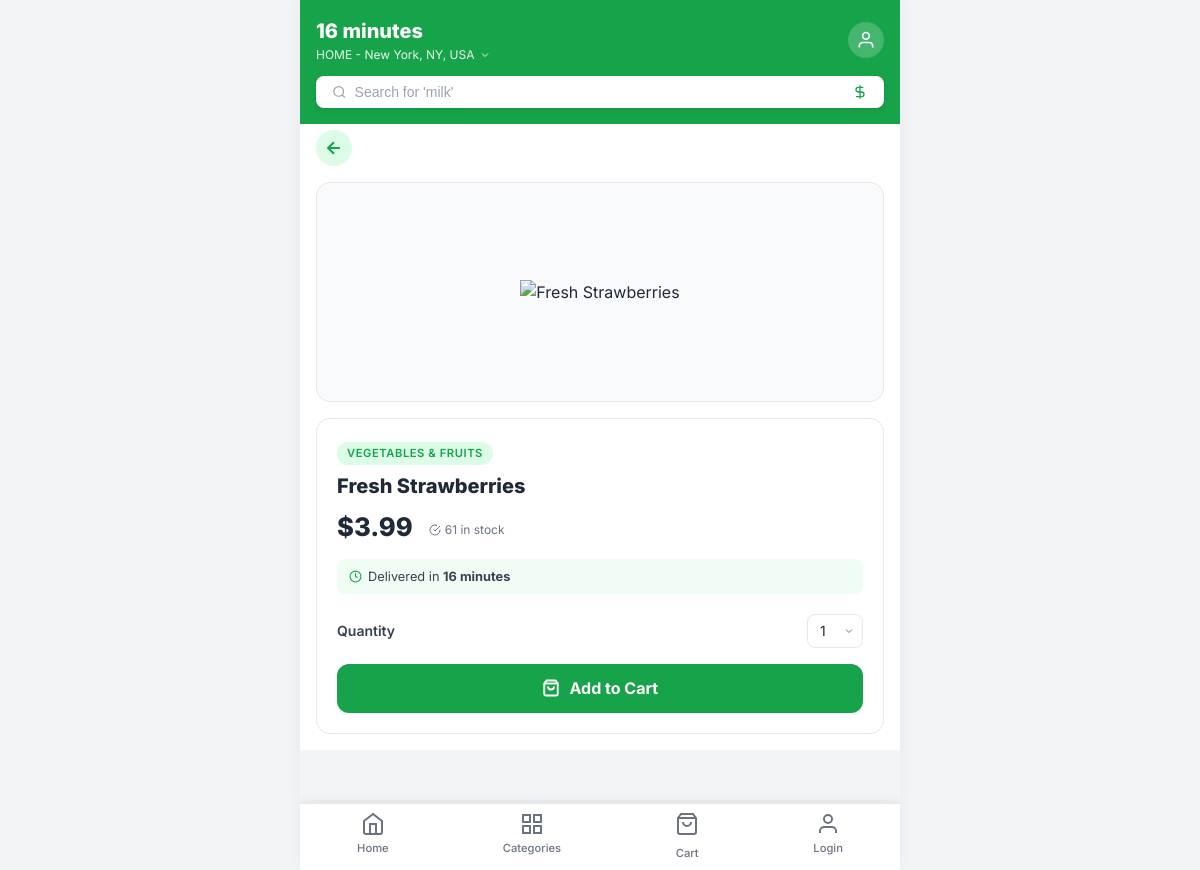
Screenshot of /1144/ with the database file from the repository.
### products/models.py (models this page shows, shortened)
class Product(models.Model):
    name = models.CharField(max_length=255)
    price = models.FloatField()
    stock = models.IntegerField()
    image_url = models.CharField(max_length=2083)
    category = models.CharField(max_length=50, choices=CATEGORY_CHOICES, default='dairy-bread')

### products/views.py (the view)
# urls.py: path('<int:id>/', views.product_detail, name='product_detail'),
def product_detail(request, id):
    product = Product.objects.get(id=id)
    return render(request, 'product_detail.html', {'product': product})

### cart/cart.py (called while the page is built)
    def __len__(self):
        return sum(item['quantity'] for item in self.cart.values())

### cart/context_processors.py (called while the page is built)
def cart(request):
    return {'cart': Cart(request)}

### products/templates/product_detail.html (shortened to what this page needs)
{% extends 'base.html' %}
{% load static %}
{% block content %}
<div class="pd-page">
  <a href="javascript:history.back()" class="back-btn" style="margin-bottom: 1rem; display: inline-flex;">
    <svg width="20" height="20" viewBox="0 0 24 24" fill="none" stroke="currentColor" stroke-width="2.5">
      <path d="M19 12H5M12 5l-7 7 7 7"/>
    </svg>
  </a>
  <div class="pd-image-box">
    <img src="{{ product.image_url }}" alt="{{ product.name }}" class="pd-image">
  </div>
  <div class="pd-info-card">
    <div class="pd-category-badge">{{ product.get_category_display }}</div>
    <h1 class="pd-name">{{ product.name }}</h1>
    <div class="pd-meta-row">
      <span class="pd-price">${{ product.price }}</span>
      <span class="pd-stock">
        <svg width="12" height="12" viewBox="0 0 24 24" fill="none" stroke="currentColor" stroke-width="2"><path d="M22 11.08V12a10 10 0 1 1-5.93-9.14"/><polyline points="22 4 12 14.01 9 11.01"/></svg>
        {{ product.stock }} in stock
      </span>
    </div>
    <div class="pd-delivery-row">
      <svg width="13" height="13" viewBox="0 0 24 24" fill="none" stroke="#16a34a" stroke-width="2"><circle cx="12" cy="12" r="10"/><polyline points="12 6 12 12 16 14"/></svg>
      <span>Delivered in <strong>16 minutes</strong></span>
    </div>
    <form action="{% url 'cart:cart_add' product.id %}" method="post" class="pd-form">
      <div class="pd-qty-row">
        <label for="quantity" class="pd-qty-label">Quantity</label>
        <div class="pd-qty-select-wrap">
          <select name="quantity" id="quantity" class="pd-qty-select">
            {% for i in "12345"|make_list %}
              <option value="{{ i }}">{{ i }}</option>
            {% endfor %}
          </select>
        </div>
      </div>
      <button type="submit" class="pd-add-btn">
        <svg width="18" height="18" viewBox="0 0 24 24" fill="none" stroke="currentColor" stroke-width="2.5"><path d="M6 2L3 6v14a2 2 0 0 0 2 2h14a2 2 0 0 0 2-2V6l-3-4z"/><line x1="3" y1="6" x2="21" y2="6"/><path d="M16 10a4 4 0 0 1-8 0"/></svg>
        Add to Cart
      </button>
    </form>
  </div>
</div>
{% endblock %}

### static/css/styles.css (style rules this page uses)
:root { --primary: #16a34a; --primary-hover: #15803d; --primary-light: #dcfce7; --bg: #f3f4f6; --surface: #ffffff; --text: #1f2937; --text-muted: #6b7280; --border: #e5e7eb; --danger: #ef4444; --success: #10b981; --warning: #f59e0b; }
* { box-sizing: border-box; margin: 0; padding: 0; }
body { font-family: 'Inter', system-ui, -apple-system, sans-serif; background-color: var(--bg); color: var(--text); line-height: 1.5; -webkit-font-smoothing: antialiased; padding-bottom: 70px; }
a { text-decoration: none; color: inherit; }
.back-btn { width: 36px; height: 36px; display: flex; align-items: center; justify-content: center; border-radius: 50%; background: var(--primary-light); color: var(--primary); flex-shrink: 0; transition: background 0.15s; }

### products/templates/product_detail.html (style rules this page uses)
.pd-page { padding: 0; }
.pd-image-box { width: 100%; height: 220px; display: flex; align-items: center; justify-content: center; background: #f9fafb; border-radius: 14px; margin-bottom: 1rem; overflow: hidden; border: 1px solid #e5e7eb; }
.pd-image { max-height: 100%; max-width: 100%; width: auto; height: auto; object-fit: contain; }
.pd-info-card { background: white; border: 1px solid #e5e7eb; border-radius: 14px; padding: 1.25rem; }
.pd-category-badge { display: inline-block; background: #dcfce7; color: #16a34a; font-size: 0.7rem; font-weight: 600; padding: 3px 10px; border-radius: 20px; margin-bottom: 0.5rem; text-transform: uppercase; letter-spacing: 0.05em; }
.pd-name { font-size: 1.25rem; font-weight: 800; color: #1f2937; margin-bottom: 0.6rem; line-height: 1.3; }
.pd-meta-row { display: flex; align-items: baseline; gap: 1rem; margin-bottom: 0.75rem; }
.pd-price { font-size: 1.6rem; font-weight: 800; color: #1f2937; }
.pd-stock { font-size: 0.75rem; color: #6b7280; display: flex; align-items: center; gap: 4px; }
.pd-delivery-row { font-size: 0.8rem; color: #374151; display: flex; align-items: center; gap: 6px; background: #f0fdf4; border-radius: 8px; padding: 0.5rem 0.75rem; margin-bottom: 1.25rem; }
.pd-form { display: flex; flex-direction: column; gap: 1rem; }
.pd-qty-row { display: flex; align-items: center; justify-content: space-between; }
.pd-qty-label { font-size: 0.875rem; font-weight: 600; color: #374151; }
.pd-qty-select-wrap { position: relative; display: flex; align-items: center; }
.pd-qty-select { appearance: none; border: 1.5px solid #e5e7eb; border-radius: 8px; padding: 0.4rem 2rem 0.4rem 0.75rem; font-size: 0.875rem; font-family: inherit; color: #1f2937; background: white; cursor: pointer; outline: none; }
.pd-add-btn { width: 100%; background: #16a34a; color: white; border: none; border-radius: 12px; padding: 0.9rem; font-size: 1rem; font-weight: 700; cursor: pointer; font-family: inherit; display: flex; align-items: center; justify-content: center; gap: 0.6rem; transition: background 0.2s, transform 0.15s; }

### rows the page displays
Product: category "VEGETABLES & FRUITS", name "Fresh Strawberries", price "3.99", stock "61"

### other values shown
form field quantity "1"
